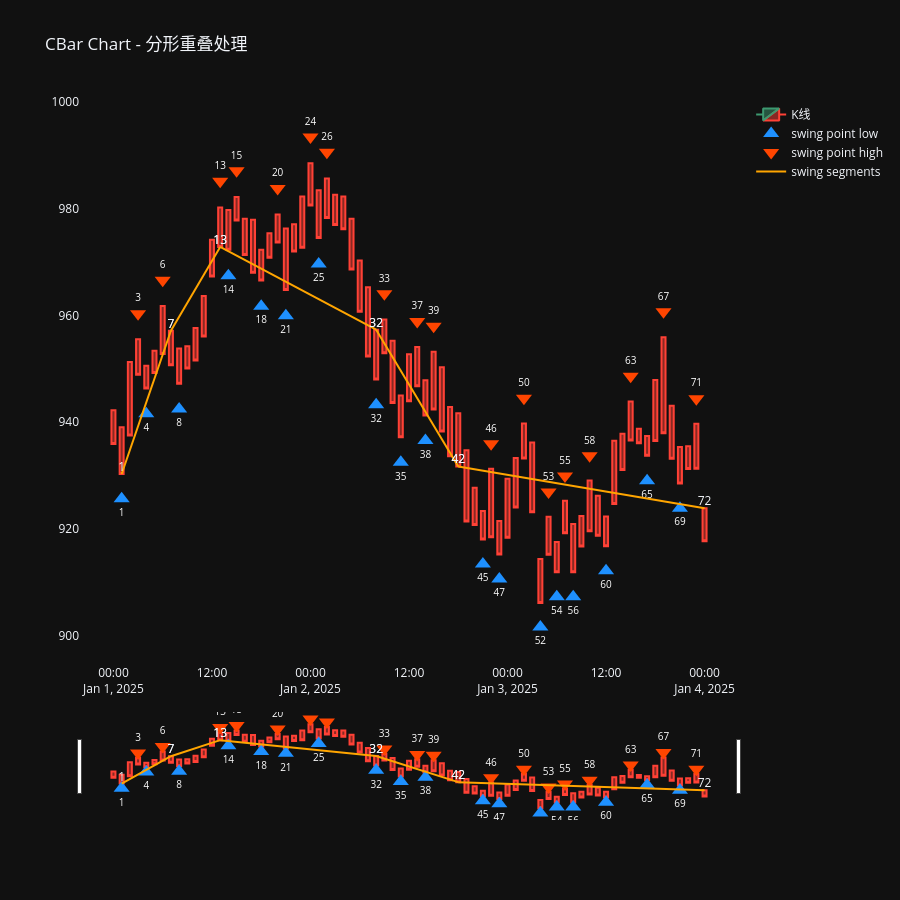

The code cell stored with this chart in its notebook:
### Code cell
from pulao.logging import init_logging
import logging
from time import sleep
from typing import Tuple

import pandas as pd

from IPython.display import display

from pulao.constant import  FractalType
from pulao.trend import TrendManager
from pulao.swing import SwingManager
from pulao.bar import SBar, SBarManager, CBarManager, CBar
from vnpy.trader.constant import Exchange, Interval
from vnpy.trader.object import BarData

import polars as pl
import plotly.graph_objects as go
from plotly.subplots import make_subplots
from pulao.constant import *

init_logging(level=logging.DEBUG)

df = pl.read_csv("../dataset/I8888.XDCE_60m.csv", try_parse_dates=True)
df = df.head(100)  # test

sbar_list = []
columns = df.columns

for idx, row in enumerate(df.iter_rows()):
    row_dict = dict(zip(columns, row))
    # datetime,open,close,high,low,volume,money,open_interest,signal
    datetime = row_dict["datetime"]
    open = row_dict["open"]
    close = row_dict["close"]
    high = row_dict["high"]
    low = row_dict["low"]
    volume = row_dict["volume"]
    money = row_dict["money"]
    open_interest = row_dict["open_interest"]

    bar = BarData(
        gateway_name="ctp-test",
        symbol="i8888",
        exchange=Exchange.SHFE,
        interval=Interval.MINUTE,
        datetime=datetime,
        open_price=open,
        close_price=close,
        high_price=high,
        low_price=low,
        volume=volume,
        open_interest=open_interest,
        turnover=money,
    )
    sbar = SBar(index= len(sbar_list), symbol=bar.symbol, exchange=bar.exchange.value, interval=bar.interval.value,datetime=datetime,turnover=money,open_price=open,close_price=close,high_price=high,low_price=low,volume=volume)

    sbar_list.append(sbar)
# 模拟行情数据接收
sbar_manager = SBarManager()
cbar_manager = CBarManager(sbar_manager=sbar_manager)
swing_manager = SwingManager(cbar_manager=cbar_manager)
trend_manager = TrendManager(swing_manager=swing_manager)

# 流入模拟数据
for sbar in sbar_list:
    sbar_manager.append(sbar)

#

# region 2. Plotly - Cbar
#
df_cbar = cbar_manager.df_cbar.to_pandas()
df_cbar["datetime"] = pd.date_range("2025-01-01", periods=df_cbar.shape[0], freq="h")
df_cbar["open_price"] = df_cbar["high_price"]
df_cbar["close_price"] = df_cbar["low_price"]

# 构建波段数据
df_swing = swing_manager.df_swing.to_pandas()
df_swing["start_datetime"] = pd.Series(dtype="datetime64[ns]")
df_swing["end_datetime"] = pd.Series(dtype="datetime64[ns]")

for i, row in enumerate(df_swing.itertuples()):
    df = df_cbar[(df_cbar["index"]>=row.start_index) & (df_cbar["index"]<=row.end_index)]
    start_datetime = df.iloc[0]["datetime"]
    end_datetime = df.iloc[-1]["datetime"]
    df_swing.at[i, "start_datetime"] = start_datetime
    df_swing.at[i, "end_datetime"] = end_datetime

xs = []
ys = []
texts = []
for i, row in enumerate(df_swing.itertuples()):
    xs += [row.start_datetime, row.end_datetime, None]
    if row.direction == SwingDirection.UP:
        start_price = df_cbar.at[row.start_index,"low_price"]
        end_price = df_cbar.at[row.end_index,"high_price"]
    else:
        start_price = df_cbar.at[row.start_index,"high_price"]
        end_price = df_cbar.at[row.end_index,"low_price"]
    ys += [start_price, end_price, None]
    texts += [row.start_index, row.end_index, None]


fig = make_subplots(
    rows=1, cols=1
)
fig.add_trace(go.Candlestick(
    x=df_cbar['datetime'],
    open=df_cbar['open_price'],
    high=df_cbar['high_price'],
    low=df_cbar['low_price'],
    close=df_cbar['close_price'],
    name='K线',
), row=1, col=1)

df_fractal_bottom = df_cbar[(df_cbar['fractal_type'] == FractalType.BOTTOM)]

fig.add_trace(go.Scatter(
    x=df_fractal_bottom['datetime'],
    y=df_fractal_bottom['low_price'] * 0.995,   # 放在K线最低价下方一点，不遮挡蜡烛
    mode='markers+text',
    name='swing point low',
    marker=dict(
        symbol='triangle-up',
        size=14,
        color='#1E90FF',
    ),
    text=df_fractal_bottom["index"],      # ← 添加序号
    textposition="bottom center",              # ← 文字位置
    textfont=dict(size=10, color="white"),
    hovertemplate=
        "<b>波段低点</b><br>" +
        "时间: %{x}<br>" +
        "价格: %{y:.2f}<br>" +
        "<extra></extra>"
), row=1, col=1)


df_fractal_top = df_cbar[(df_cbar['fractal_type'] == FractalType.TOP)]

fig.add_trace(go.Scatter(
    x=df_fractal_top['datetime'],
    y=df_fractal_top['high_price'] * 1.005,  # 放在K线最高价上方一点
    mode='markers+text',
    name='swing point high',
    marker=dict(
        symbol='triangle-down',
        size=14,
        color='#FF4500',
    ),
    text=df_fractal_top["index"],      # ← 添加序号
    textposition="top center",              # ← 文字位置
    textfont=dict(size=10, color="white"),
    hovertemplate=
        "<b>波段高点</b><br>" +
        "时间: %{x}<br>" +
        "价格: %{y:.2f}<br>" +
        "<extra></extra>"
), row=1, col=1)

fig.add_trace(go.Scatter(
    x=xs,
    y=ys,
    name='swing segments',
    mode='lines+text',    # lines+text 支持显示文字
    line=dict(width=2, color='orange'),
    text=texts,
    textposition='top center',  # 文字位置
))

# title = 'CBar Chart - K线合并处理'
title = 'CBar Chart - 分形重叠处理'
# title = 'CBar Chart - 次级别处理'
# title = 'CBar Chart - 连续同级别同向高低点处理'
fig.update_layout(title=title,
                  height=900,
                  hovermode='x unified',  # X轴悬停联动虚线
                  )

fig.update_xaxes(
    showgrid=False,
)

fig.update_yaxes(
    showgrid=False,
)
# fig2 = None
fig.show()


# endregion

### Figure 1 — Plotly figure (JSON) as saved in the notebook; plotly's stock layout.template omitted (floating-point values rounded to 4 significant figures)
{"data": [{"close": [935.9, 930.3, 937.5, 948.9, 946.3, 949.2, 952.8, 950.7, 947.2, 950.1, 951.6, 956.1, 967.3, 972.9, 972.3, 977.8, 971.3, 968.0, 966.6, 970.8, 973.7, 964.8, 972.0, 972.7, 980.6, 974.5, 978.3, 977.0, 976.2, 968.6, 960.7, 952.3, 948.0, 952.9, 943.6, 937.2, 943.9, 946.7, 941.3, 942.4, 938.2, 933.6, 931.7, 921.4, 920.7, 918.0, 918.5, 915.2, 918.4, 924.0, 933.2, 923.1, 906.1, 915.2, 911.9, 919.2, 911.9, 916.7, 919.6, 918.7, 916.7, 924.7, 931.0, 936.6, 936.0, 933.7, 936.5, 937.9, 933.2, 928.5, 931.2, 931.3, 917.7], "high": [942.2, 939.1, 951.3, 955.6, 950.6, 953.4, 961.8, 957.1, 953.8, 954.3, 957.7, 963.6, 974.2, 980.3, 979.8, 982.2, 978.1, 977.9, 972.3, 975.4, 978.9, 976.3, 977.1, 982.3, 988.5, 983.5, 985.7, 982.7, 982.3, 978.1, 970.3, 965.3, 957.4, 959.3, 955.3, 945.0, 952.7, 954.1, 947.9, 953.2, 950.3, 942.8, 941.7, 934.7, 927.7, 923.3, 931.3, 921.5, 929.4, 933.3, 939.8, 936.2, 914.4, 922.3, 917.5, 925.3, 920.9, 922.4, 929.1, 926.2, 922.4, 936.5, 937.9, 943.9, 938.8, 937.4, 947.9, 955.9, 943.1, 935.4, 935.5, 939.7, 923.9], "low": [935.9, 930.3, 937.5, 948.9, 946.3, 949.2, 952.8, 950.7, 947.2, 950.1, 951.6, 956.1, 967.3, 972.9, 972.3, 977.8, 971.3, 968.0, 966.6, 970.8, 973.7, 964.8, 972.0, 972.7, 980.6, 974.5, 978.3, 977.0, 976.2, 968.6, 960.7, 952.3, 948.0, 952.9, 943.6, 937.2, 943.9, 946.7, 941.3, 942.4, 938.2, 933.6, 931.7, 921.4, 920.7, 918.0, 918.5, 915.2, 918.4, 924.0, 933.2, 923.1, 906.1, 915.2, 911.9, 919.2, 911.9, 916.7, 919.6, 918.7, 916.7, 924.7, 931.0, 936.6, 936.0, 933.7, 936.5, 937.9, 933.2, 928.5, 931.2, 931.3, 917.7], "name": "K线", "open": [942.2, 939.1, 951.3, 955.6, 950.6, 953.4, 961.8, 957.1, 953.8, 954.3, 957.7, 963.6, 974.2, 980.3, 979.8, 982.2, 978.1, 977.9, 972.3, 975.4, 978.9, 976.3, 977.1, 982.3, 988.5, 983.5, 985.7, 982.7, 982.3, 978.1, 970.3, 965.3, 957.4, 959.3, 955.3, 945.0, 952.7, 954.1, 947.9, 953.2, 950.3, 942.8, 941.7, 934.7, 927.7, 923.3, 931.3, 921.5, 929.4, 933.3, 939.8, 936.2, 914.4, 922.3, 917.5, 925.3, 920.9, 922.4, 929.1, 926.2, 922.4, 936.5, 937.9, 943.9, 938.8, 937.4, 947.9, 955.9, 943.1, 935.4, 935.5, 939.7, 923.9], "x": ["2025-01-01T00:00:00.000000000", "2025-01-01T01:00:00.000000000", "2025-01-01T02:00:00.000000000", "2025-01-01T03:00:00.000000000", "2025-01-01T04:00:00.000000000", "2025-01-01T05:00:00.000000000", "2025-01-01T06:00:00.000000000", "2025-01-01T07:00:00.000000000", "2025-01-01T08:00:00.000000000", "2025-01-01T09:00:00.000000000", "2025-01-01T10:00:00.000000000", "2025-01-01T11:00:00.000000000", "2025-01-01T12:00:00.000000000", "2025-01-01T13:00:00.000000000", "2025-01-01T14:00:00.000000000", "2025-01-01T15:00:00.000000000", "2025-01-01T16:00:00.000000000", "2025-01-01T17:00:00.000000000", "2025-01-01T18:00:00.000000000", "2025-01-01T19:00:00.000000000", "2025-01-01T20:00:00.000000000", "2025-01-01T21:00:00.000000000", "2025-01-01T22:00:00.000000000", "2025-01-01T23:00:00.000000000", "2025-01-02T00:00:00.000000000", "2025-01-02T01:00:00.000000000", "2025-01-02T02:00:00.000000000", "2025-01-02T03:00:00.000000000", "2025-01-02T04:00:00.000000000", "2025-01-02T05:00:00.000000000", "2025-01-02T06:00:00.000000000", "2025-01-02T07:00:00.000000000", "2025-01-02T08:00:00.000000000", "2025-01-02T09:00:00.000000000", "2025-01-02T10:00:00.000000000", "2025-01-02T11:00:00.000000000", "2025-01-02T12:00:00.000000000", "2025-01-02T13:00:00.000000000", "2025-01-02T14:00:00.000000000", "2025-01-02T15:00:00.000000000", "2025-01-02T16:00:00.000000000", "2025-01-02T17:00:00.000000000", "2025-01-02T18:00:00.000000000", "2025-01-02T19:00:00.000000000", "2025-01-02T20:00:00.000000000", "2025-01-02T21:00:00.000000000", "2025-01-02T22:00:00.000000000", "2025-01-02T23:00:00.000000000", "2025-01-03T00:00:00.000000000", "2025-01-03T01:00:00.000000000", "2025-01-03T02:00:00.000000000", "2025-01-03T03:00:00.000000000", "2025-01-03T04:00:00.000000000", "2025-01-03T05:00:00.000000000", "2025-01-03T06:00:00.000000000", "2025-01-03T07:00:00.000000000", "2025-01-03T08:00:00.000000000", "2025-01-03T09:00:00.000000000", "2025-01-03T10:00:00.000000000", "2025-01-03T11:00:00.000000000", "2025-01-03T12:00:00.000000000", "2025-01-03T13:00:00.000000000", "2025-01-03T14:00:00.000000000", "2025-01-03T15:00:00.000000000", "2025-01-03T16:00:00.000000000", "2025-01-03T17:00:00.000000000", "2025-01-03T18:00:00.000000000", "2025-01-03T19:00:00.000000000", "2025-01-03T20:00:00.000000000", "2025-01-03T21:00:00.000000000", "2025-01-03T22:00:00.000000000", "2025-01-03T23:00:00.000000000", "2025-01-04T00:00:00.000000000"], "type": "candlestick", "xaxis": "x", "yaxis": "y"}, {"hovertemplate": "<b>波段低点</b><br>时间: %{x}<br>价格: %{y:.2f}<br><extra></extra>", "marker": {"color": "#1E90FF", "size": 14, "symbol": "triangle-up"}, "mode": "markers+text", "name": "swing point low", "text": [1.0, 4.0, 8.0, 14.0, 18.0, 21.0, 25.0, 32.0, 35.0, 38.0, 45.0, 47.0, 52.0, 54.0, 56.0, 60.0, 65.0, 69.0], "textfont": {"color": "white", "size": 10}, "textposition": "bottom center", "x": ["2025-01-01T01:00:00.000000000", "2025-01-01T04:00:00.000000000", "2025-01-01T08:00:00.000000000", "2025-01-01T14:00:00.000000000", "2025-01-01T18:00:00.000000000", "2025-01-01T21:00:00.000000000", "2025-01-02T01:00:00.000000000", "2025-01-02T08:00:00.000000000", "2025-01-02T11:00:00.000000000", "2025-01-02T14:00:00.000000000", "2025-01-02T21:00:00.000000000", "2025-01-02T23:00:00.000000000", "2025-01-03T04:00:00.000000000", "2025-01-03T06:00:00.000000000", "2025-01-03T08:00:00.000000000", "2025-01-03T12:00:00.000000000", "2025-01-03T17:00:00.000000000", "2025-01-03T21:00:00.000000000"], "y": [925.6, 941.6, 942.5, 967.4, 961.8, 960.0, 969.7, 943.3, 932.5, 936.6, 913.4, 910.6, 901.6, 907.3, 907.3, 912.2, 929.0, 923.9], "type": "scatter", "xaxis": "x", "yaxis": "y"}, {"hovertemplate": "<b>波段高点</b><br>时间: %{x}<br>价格: %{y:.2f}<br><extra></extra>", "marker": {"color": "#FF4500", "size": 14, "symbol": "triangle-down"}, "mode": "markers+text", "name": "swing point high", "text": [3.0, 6.0, 13.0, 15.0, 20.0, 24.0, 26.0, 33.0, 37.0, 39.0, 46.0, 50.0, 53.0, 55.0, 58.0, 63.0, 67.0, 71.0], "textfont": {"color": "white", "size": 10}, "textposition": "top center", "x": ["2025-01-01T03:00:00.000000000", "2025-01-01T06:00:00.000000000", "2025-01-01T13:00:00.000000000", "2025-01-01T15:00:00.000000000", "2025-01-01T20:00:00.000000000", "2025-01-02T00:00:00.000000000", "2025-01-02T02:00:00.000000000", "2025-01-02T09:00:00.000000000", "2025-01-02T13:00:00.000000000", "2025-01-02T15:00:00.000000000", "2025-01-02T22:00:00.000000000", "2025-01-03T02:00:00.000000000", "2025-01-03T05:00:00.000000000", "2025-01-03T07:00:00.000000000", "2025-01-03T10:00:00.000000000", "2025-01-03T15:00:00.000000000", "2025-01-03T19:00:00.000000000", "2025-01-03T23:00:00.000000000"], "y": [960.3, 966.6, 985.2, 987.1, 983.8, 993.5, 990.6, 964.1, 958.9, 958.0, 935.9, 944.5, 926.9, 929.9, 933.7, 948.6, 960.7, 944.4], "type": "scatter", "xaxis": "x", "yaxis": "y"}, {"line": {"color": "orange", "width": 2}, "mode": "lines+text", "name": "swing segments", "text": ["1", "7", null, "7", "13", null, "13", "32", null, "32", "42", null, "42", "72", null], "textposition": "top center", "x": ["2025-01-01T01:00:00", "2025-01-01T07:00:00", null, "2025-01-01T07:00:00", "2025-01-01T13:00:00", null, "2025-01-01T13:00:00", "2025-01-02T08:00:00", null, "2025-01-02T08:00:00", "2025-01-02T18:00:00", null, "2025-01-02T18:00:00", "2025-01-04T00:00:00", null], "y": [930.3, 957.1, null, 957.1, 972.9, null, 972.9, 957.4, null, 957.4, 931.7, null, 931.7, 923.9, null], "type": "scatter"}], "layout": {"xaxis": {"anchor": "y", "domain": [0.0, 1.0], "showgrid": false}, "yaxis": {"anchor": "x", "domain": [0.0, 1.0], "showgrid": false}, "title": {"text": "CBar Chart - 分形重叠处理"}, "height": 900, "hovermode": "x unified"}}
